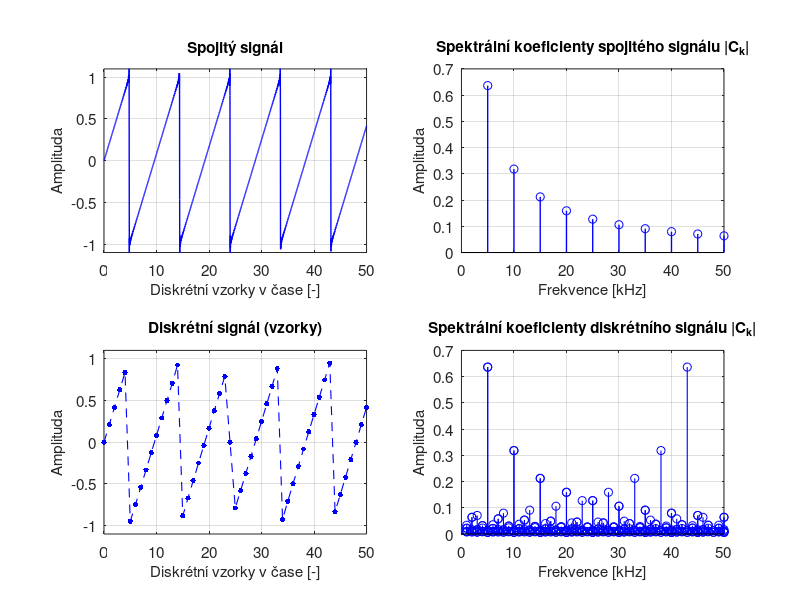

MATLAB code for this plot:
% -------------------------------------------------------------------------
% sawtooth_aliasing_clean.m
% Theoretically-based plot of a continuous-time sawtooth, its sampled points,
% the (analytical) harmonic spectrum and the replicas produced by sampling.
% 
% The figure uses Czech language intentionally
% -------------------------------------------------------------------------

clear; close all; clc;

%% Parameters (signal and display)
f0 = 5e3;        % sawtooth fundamental frequency [Hz]
fs = 48e3;       % sampling frequency [Hz]
num_intervals = 50;   % how many sample intervals to show on x-axis
K = 200;         % number of harmonics for the Fourier series (theory)
maxFreqPlot = 50e3;   % frequency axis limit for spectrum plots [Hz]

%% Time vectors
T_display = num_intervals / fs;          % total time to display (s)
oversample_factor = 50;                  % how fine the "continuous" approximation is
Fs_cont = fs * oversample_factor;        % high-rate sampling for time-domain drawing
t_cont = linspace(0, T_display, round(T_display*Fs_cont)); % dense time vector
n_sample = 0:num_intervals;              % sample indices to display (0..50)
t_sample = n_sample / fs;                % sampling instants

%% Construct theoretical sawtooth via Fourier (sine) series
% For a sawtooth that ramps from -1 to +1, the sine-only Fourier series is:
% x(t) = (2/pi) * sum_{k=1..∞} [(-1)^(k+1) * (1/k) * sin(2*pi*k*f0*t)]
% We truncate to K harmonics (K large gives nearly exact waveform).
k = (1:K).';
an_k = (2/pi) * ((-1).^(k+1)) ./ k;   % sine coefficients (real-valued)
% Build continuous-time waveform
x_cont = zeros(size(t_cont));
for idx = 1:K
    x_cont = x_cont + an_k(idx) * sin(2*pi*k(idx)*f0*t_cont);
end
% (x_cont is in range approximately [-1,1]).

% Sampled waveform values
x_samp = zeros(size(t_sample));
for idx = 1:K
    x_samp = x_samp + an_k(idx) * sin(2*pi*k(idx)*f0*t_sample);
end

%% Analytical harmonic spectrum (baseband continuous-time)
% harmonic frequencies and magnitudes (theoretical lines)
harm_freqs = k * f0;                    % k * f0
harm_mags  = abs(an_k);                 % magnitude of each harmonic (positive)

% Prepare top-right data: only harmonics <= maxFreqPlot
idx_plot = find(harm_freqs <= maxFreqPlot);
harm_freqs_plot = harm_freqs(idx_plot);
harm_mags_plot  = harm_mags(idx_plot);

%% Replicated spectrum due to sampling: exact theoretical aliasing copies
% We create lines at all |N*fs ± k*f0|, but WITHOUT summing their magnitudes.
% Every replica must have the same amplitude 2/(pi*k).

rep_freqs = [];
rep_mags  = [];

Nrange = -10:10;  % enough to fill up to 50 kHz

for N = Nrange
    for kk = 1:K
        f1 = N*fs + kk*f0;
        f2 = abs(N*fs - kk*f0);
        
        if f1 > 0 && f1 <= maxFreqPlot
            rep_freqs(end+1) = f1; %#ok<SAGROW>
            rep_mags(end+1)  = harm_mags(kk);
        end
        
        if f2 > 0 && f2 <= maxFreqPlot
            rep_freqs(end+1) = f2; %#ok<SAGROW>
            rep_mags(end+1)  = harm_mags(kk);
        end
    end
end

% Now simply plot these as individual spectral lines (NO aggregation)
[rep_freqs_sorted, idx_sorted] = sort(rep_freqs);
rep_mags_sorted = rep_mags(idx_sorted);

% Many lines will overlap (different N,k produce same frequency). We need to
% aggregate magnitudes of coincident lines (sum their contributions).
% We'll round frequencies to 1 Hz to merge near-equal lines.
freq_round = round(rep_freqs); % 1 Hz resolution
[uniq_freqs, ~, ic] = unique(freq_round);
agg_mags = accumarray(ic(:), rep_mags(:)); % sum magnitudes that fall to same rounded freq

% Keep only unique freqs <= maxFreqPlot
valid_idx = uniq_freqs <= maxFreqPlot;
agg_freqs = uniq_freqs(valid_idx);
agg_mags  = agg_mags(valid_idx);

% Sort for plotting
[agg_freqs, sidx] = sort(agg_freqs);
agg_mags = agg_mags(sidx);

%% Compute long-sampled FFT (to compare discrete sampled spectrum)
% This is just for reference overlay (not strictly necessary for theoretical lines)
Nfft = 65536;
% create long sampled signal (many periods)
t_s_long = (0:Nfft-1)/fs;
x_s_long = zeros(size(t_s_long));
for idx = 1:K
    x_s_long = x_s_long + an_k(idx) * sin(2*pi*k(idx)*f0*t_s_long);
end
X_s_long = abs(fft(x_s_long));
f_axis = (0:Nfft-1) * (fs / Nfft);
f_axis_pos = f_axis(1:Nfft/2);
X_s_pos = X_s_long(1:Nfft/2);
% normalize for plotting comparably
X_s_pos = X_s_pos / max(X_s_pos) * max(harm_mags_plot);

%% Plotting: 2x2 figure
figure('Name','Sawtooth & Aliasing (theoretical)','Color','w','Units','normalized','Position',[0.05 0.05 0.7 0.7]);

% Top-left: continuous-time sawtooth and sampled points
subplot(2,2,1);
plot(t_cont * fs, x_cont, 'b-', 'LineWidth', 1.0); hold on;
%stem(t_sample * fs, x_samp, 'k', 'filled','MarkerSize',4);
xlim([0 num_intervals]);
ylim([-1.1 1.1]);
xlabel('Diskrétní vzorky v čase [-]');
ylabel('Amplituda');
title('Spojitý signál');
grid on;

% Top-right: amplitude spectrum (analytical harmonics of continuous-time sawtooth)
subplot(2,2,2);
% convert to kHz on x-axis for similarity with example
stem(harm_freqs_plot/1e3, harm_mags_plot, 'b', 'LineWidth', 1.0);
xlim([0 maxFreqPlot/1e3]);
ylim([0 max(harm_mags_plot)*1.1]);
xlabel('Frekvence [kHz]');
ylabel('Amplituda');
title('Spektrální koeficienty spojitého signálu |C_k|');
grid on;

% Bottom-left: discrete sampled points (zoomed look)
subplot(2,2,3);
plot(t_sample * fs, x_samp, 'b.', 'MarkerSize',12); hold on;
plot(t_sample * fs, x_samp, 'b--', 'LineWidth', 0.8);
xlim([0 num_intervals]);
ylim([-1.1 1.1]);
xlabel('Diskrétní vzorky v čase [-]');
ylabel('Amplituda');
title('Diskrétní signál (vzorky)');
grid on;

% Bottom-right: replicated spectrum produced by sampling (theoretical lines)
%% Plot corrected replica spectrum
subplot(2,2,4);
stem(rep_freqs_sorted/1e3, rep_mags_sorted, 'b', 'LineWidth', 0.8); hold on;

% limit & labels
xlim([0 maxFreqPlot/1e3]);
ylim([0 max(harm_mags_plot)*1.1]);
xlabel('Frekvence [kHz]');
ylabel('Amplituda');
title('Spektrální koeficienty diskrétního signálu |C_k|');
grid on;

% % Global title
% sgtitle(sprintf('Sawtooth f_0 = %.1f kHz, Sampling f_s = %.1f kHz', f0/1e3, fs/1e3));

% Improve fonts
set(findall(gcf,'-property','FontSize'),'FontSize',11);

% Save picture
% print(gcf,'-dpng','-r300','sawtooth_aliasing_figure.png');

% End of script
